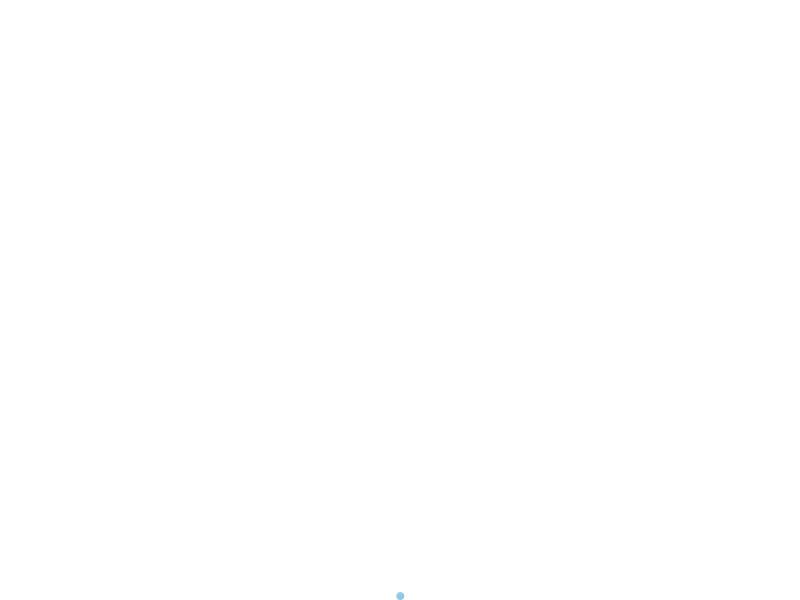
Frame 1 (no input)
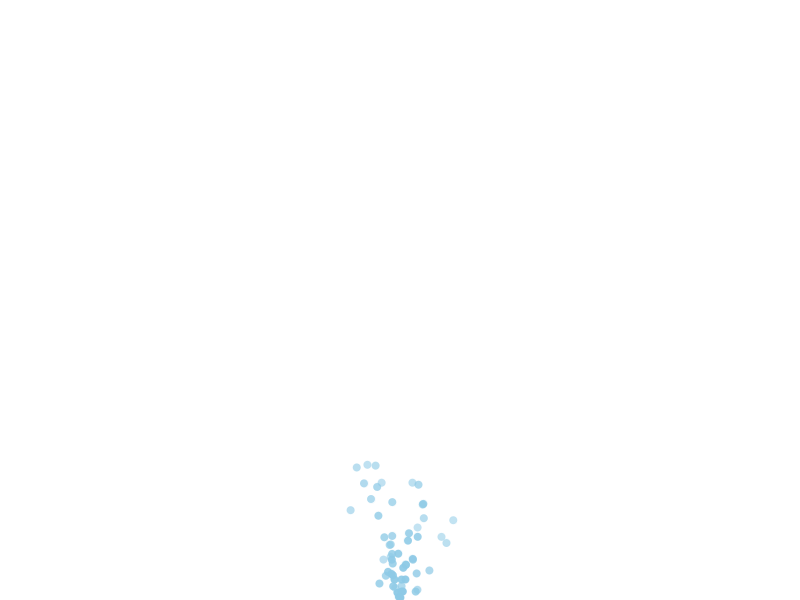
Frame 60 (the mouse pressed at the canvas centre just before this capture)
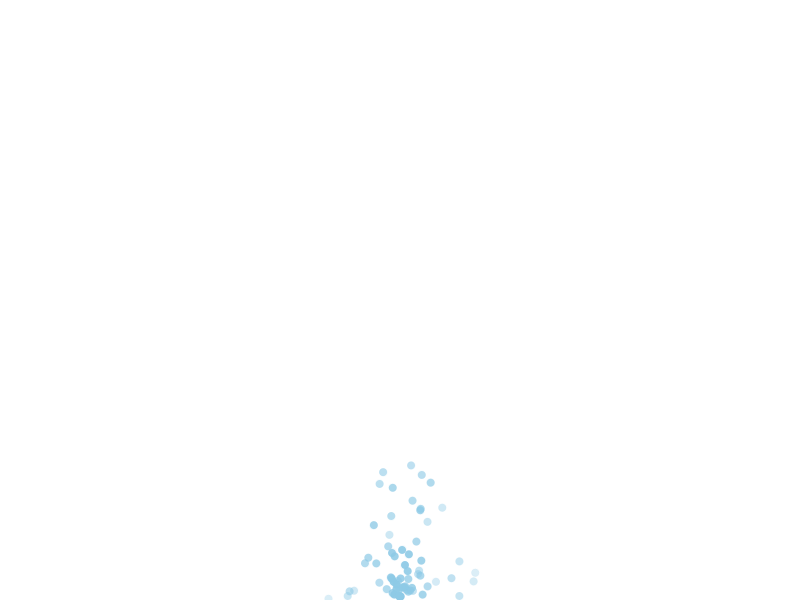
Frame 120 (the mouse held since frame 60 and released just before this capture)

The Processing sketch that drew these frames (run headless with seeded random() and noise(); from frame 60 on, the mouse is pressed at the canvas centre):

// Processing sketch: Fuente
// ── Fuente.pde
// Global variables
ParticleSystem particleSystem;
PVector source;
PVector acceleration = new PVector(0, 0.07);
float lifespan = 255;
float radius = 8;
float mass = 0.0001;
float gravity = 9.8;

void setup() {
  size(800, 600);
  source = new PVector(width / 2, height);
  particleSystem = new ParticleSystem(source);
}

void draw() {
  background(255);
  particleSystem.addParticle();
  particleSystem.update();
  particleSystem.display();
}

// ── Particle.pde
class Particle {
  PVector position;
  PVector velocity;
  PVector acceleration;
  float lifespan;
  float mass;

  Particle(PVector position, PVector acceleration, float lifespan, float mass) {
    this.position = position.copy();
    this.velocity = new PVector(random(-1, 1), random(-5, -1));
    this.acceleration = acceleration.copy();
    this.lifespan = lifespan;
    this.mass = mass;
  }

  void update() {
    PVector gravity_force = new PVector(0, gravity * mass); // Fuerza de gravedad
    acceleration.add(gravity_force); // Agregar gravedad a la aceleración
    velocity.add(acceleration);
    position.add(velocity);
    lifespan -= 2;
  }

  void display() {
    stroke(#8ecae6, lifespan / 10);
    fill(#8ecae6, lifespan);
    ellipse(position.x, position.y, radius, radius);
  }

  boolean isDead() {
    return lifespan < 0;
  }
}
// ── ParticleSystem.pde
// Particle System class
class ParticleSystem {
  ArrayList<Particle> _particles;
  PVector _source;

  ParticleSystem(PVector source) {
    _particles = new ArrayList<Particle>();
    _source = source.copy();
  }

  void addParticle() {
    _particles.add(new Particle(_source, acceleration, lifespan, mass));
  }

  void update() {
    for (int i = _particles.size() - 1; i >= 0; i--) {
      Particle particle = _particles.get(i);
      particle.update();
      if (particle.isDead()) {
        _particles.remove(i);
      }
    }
  }

  void display() {
    for (Particle particle : _particles) {
      particle.display();
    }
  }
}
